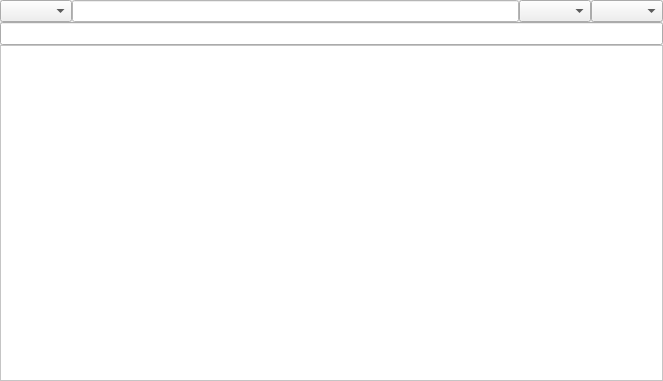
<?xml version="1.0" encoding="UTF-8"?>
<ui version="4.0">
 <class>MainWindow</class>
 <widget class="QMainWindow" name="MainWindow">
  <property name="geometry">
   <rect>
    <x>0</x>
    <y>0</y>
    <width>663</width>
    <height>381</height>
   </rect>
  </property>
  <property name="minimumSize">
   <size>
    <width>10</width>
    <height>100</height>
   </size>
  </property>
  <property name="windowTitle">
   <string>MainWindow</string>
  </property>
  <widget class="QWidget" name="centralWidget">
   <property name="cursor">
    <cursorShape>ArrowCursor</cursorShape>
   </property>
   <layout class="QGridLayout" name="gridLayout">
    <property name="margin">
     <number>0</number>
    </property>
    <property name="spacing">
     <number>0</number>
    </property>
    <item row="0" column="3">
     <widget class="QComboBox" name="comboBox_2"/>
    </item>
    <item row="2" column="0" rowspan="2" colspan="5">
     <widget class="QTextEdit" name="textEdit">
      <property name="enabled">
       <bool>false</bool>
      </property>
      <property name="minimumSize">
       <size>
        <width>395</width>
        <height>0</height>
       </size>
      </property>
      <property name="font">
       <font>
        <family>Courier New</family>
        <pointsize>10</pointsize>
        <weight>75</weight>
        <bold>true</bold>
       </font>
      </property>
      <property name="styleSheet">
       <string notr="true">background-color: rgb(255, 255, 255);
color: rgb(0, 0, 0);</string>
      </property>
     </widget>
    </item>
    <item row="0" column="1">
     <widget class="QLineEdit" name="lineEdit">
      <property name="enabled">
       <bool>true</bool>
      </property>
      <property name="styleSheet">
       <string notr="true">color: rgb(0, 0, 0);
background-color: rgb(255, 255, 255);</string>
      </property>
     </widget>
    </item>
    <item row="0" column="2">
     <widget class="QComboBox" name="comboBox"/>
    </item>
    <item row="0" column="0">
     <widget class="QComboBox" name="comboBox_3">
      <property name="sizePolicy">
       <sizepolicy hsizetype="Fixed" vsizetype="Fixed">
        <horstretch>0</horstretch>
        <verstretch>0</verstretch>
       </sizepolicy>
      </property>
      <property name="minimumSize">
       <size>
        <width>0</width>
        <height>0</height>
       </size>
      </property>
      <property name="maximumSize">
       <size>
        <width>16777215</width>
        <height>16777215</height>
       </size>
      </property>
     </widget>
    </item>
    <item row="1" column="0" colspan="4">
     <widget class="QLineEdit" name="InfoUnderLine">
      <property name="font">
       <font>
        <family>Courier New</family>
        <pointsize>10</pointsize>
        <weight>75</weight>
        <bold>true</bold>
       </font>
      </property>
     </widget>
    </item>
   </layout>
  </widget>
 </widget>
 <layoutdefault spacing="6" margin="11"/>
 <resources/>
 <connections/>
</ui>
